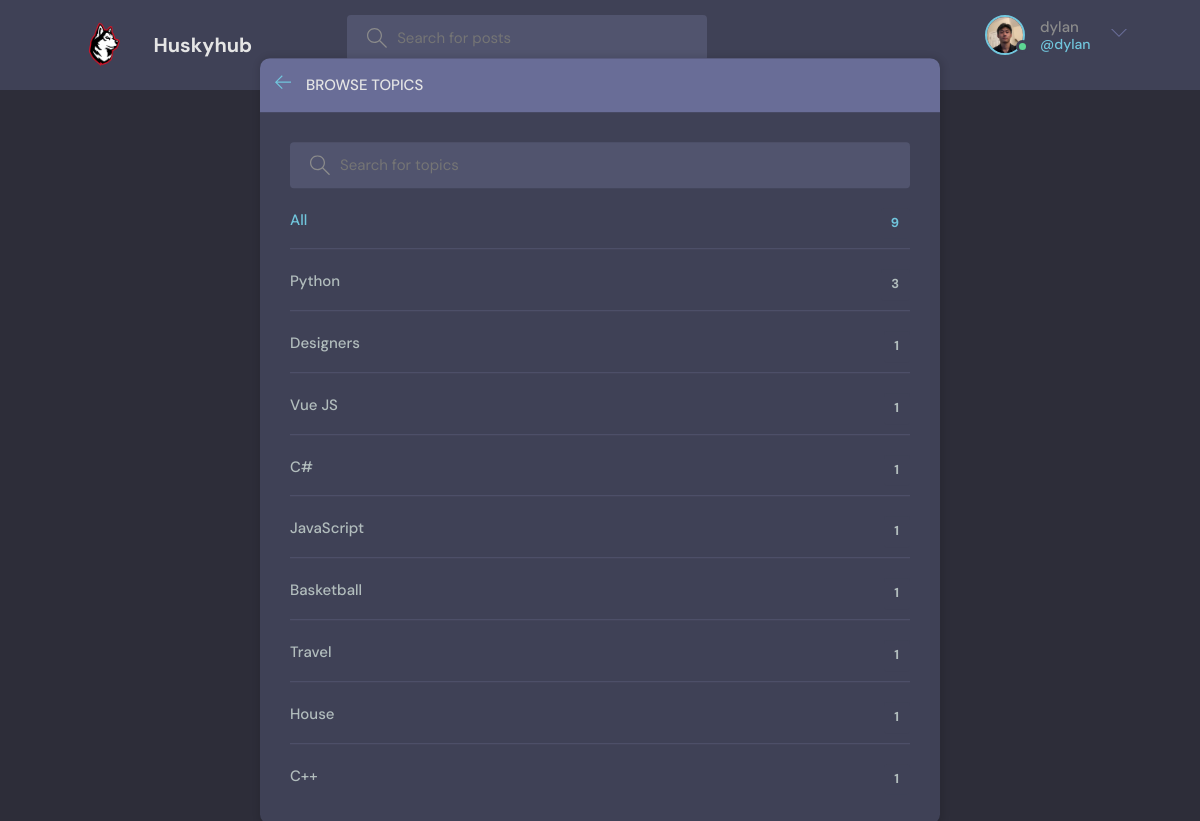
Screenshot of /topics/ (signed in) with the database file from the repository.
### base/models.py (models this page shows, shortened)
class User(AbstractUser):
    name = models.CharField(max_length=200, null=True)
    email = models.EmailField(unique=True, null=True)
    bio = models.TextField(null=True)
    avatar = models.ImageField(null=True, default="avatar.svg")
    USERNAME_FIELD = 'email'
    REQUIRED_FIELDS = ['username']

class Topic(models.Model):
    name = models.CharField(max_length=200)

### base/views.py (the view)
# urls.py: path('topics/', views.topicsPage, name="topics"),
def topicsPage(request):
    q = request.GET.get('q') if request.GET.get('q') != None else ''
    topics = Topic.objects.filter(name__icontains=q)
    return render(request, 'base/topics.html', {'topics': topics})

### base/templates/base/topics.html (shortened to what this page needs)
{% extends 'main.html' %}
{% block content %}
<main class="create-room layout">
  <div class="container">
    <div class="layout__box">
      <div class="layout__boxHeader">
        <div class="layout__boxTitle">
          <a href="{% url 'home' %}">
            <svg version="1.1" xmlns="http://www.w3.org/2000/svg" width="32" height="32" viewBox="0 0 32 32">
              <title>arrow-left</title>
              <path
                d="M13.723 2.286l-13.723 13.714 13.719 13.714 1.616-1.611-10.96-10.96h27.625v-2.286h-27.625l10.965-10.965-1.616-1.607z">
              </path>
            </svg>
          </a>
          <h3>Browse Topics</h3>
        </div>
      </div>
      <div class="topics-page layout__body">
        <form action="" method="GET" class="header__search">
          <label>
            <input name="q" placeholder="Search for topics" />
          </label>
        </form>
        <ul class="topics__list">
          <li>
            <a href="{% url 'topics' %}" class="active">All <span>{{topics.count}}</span></a>
          </li>
          {% for topic in topics %}
          <li>
            <a href="{% url 'home' %}?q={{topic.name}}">{{ topic.name }} <span>{{topic.room_set.all.count}}</span></a>
          </li>
          {% endfor %}
        </ul>
      </div>
    </div>
  </div>
</main>
{% endblock content %}

### templates/navbar.html (shortened to what this page needs)
{% load static %}
<header class="header header--loggedIn">
    <div class="container">
        <a href="{% url 'home' %}" class="header__logo">
            <img src="{% static 'images/logo_husky.ico' %}"/>
            <h1>Huskyhub</h1>
        </a>
        <form class="header__search" method="GET" action="{% url 'home' %}">
            <label>
                <input name="q" placeholder="Search for posts" />
            </label>
        </form>
        <nav class="header__menu">
            {% if request.user.is_authenticated %}
            <div class="header__user">
                <a href="{% url 'update-user' %}">
                    <div class="avatar avatar--medium active">
                        <img src="{{request.user.avatar.url}}" />
                    </div>
                    <p>{{request.user.username}} <span>@{{request.user.username}}</span></p>
                </a>
                <button class="dropdown-button">
                    <svg version="1.1" xmlns="http://www.w3.org/2000/svg" width="32" height="32" viewBox="0 0 32 32">
                        <title>chevron-down</title>
                        <path d="M16 21l-13-13h-3l16 16 16-16h-3l-13 13z"></path>
                    </svg>
                </button>
            </div>
            {% else %}
            <a href="{% url 'login' %}">
                <img src="{% static 'images/avatar.svg' %}" />
                <p>Login</p>
            </a>
            {% endif %}
        </nav>
    </div>
</header>

### static/styles/style.css (style rules this page uses)
:root { --color-main: #71c6dd; --color-main-light: #e1f6fb; --color-dark: #3f4156; --color-dark-medium: #51546e; --color-dark-light: #696d97; --color-light: #e5e5e5; --color-gray: #8b8b8b; --color-light-gray: #b2bdbd; --color-bg: #2d2d39; --color-success: #5dd693; --color-error: #fc4b0b; }
* { font-family: "DM Sans", -apple-system, BlinkMacSystemFont, "Segoe UI", Roboto, Oxygen, Ubuntu, Cantarell, "Open Sans", "Helvetica Neue", sans-serif; margin: 0; padding: 0; box-sizing: border-box; text-rendering: optimizeLegibility; font-size: inherit; }
html { font-size: 56.25%; }
@media only screen and (min-width: 1200px) { html { font-size: 62.5%; } }
body { line-height: 1.6; font-weight: 400; font-size: 1.5rem; color: var(--color-light-gray); background-color: var(--color-bg); min-height: 100vh; }
img { width: 100%; }
a { display: inline-block; color: var(--color-main); text-decoration: none; }
.container { max-width: 120rem; width: 90%; margin: auto; }
.avatar { position: relative; display: inline-block; border-radius: 50%; border: 2px solid var(--color-main); }
.avatar img { display: block; border-radius: 50%; object-fit: cover; object-position: center; }
.avatar::after { content: ""; display: block; position: absolute; background-color: var(--color-gray); z-index: 111; border-radius: 50%; border: 0.3rem solid var(--color-dark); }
.avatar.active::after { background-color: var(--color-success); }
.avatar.avatar--medium img { width: 3.6rem; height: 3.6rem; border-radius: 50%; }
.avatar.avatar--medium:after { width: 0.7rem; height: 0.7rem; bottom: 0px; right: -6px; }
.header { padding: 1.5rem; background-color: var(--color-dark); }
.header > .container { display: flex; gap: 9.5rem; }
.header__logo, .header__user { display: flex; gap: 2rem; align-items: center; }
.header__logo > img { height: 6rem; width: 6rem; }
.header__logo > h1 { font-weight: 700; font-size: 2rem; color: var(--color-light); }
.header__search > label { background-color: var(--color-dark-medium); padding: 1.3rem 1rem; display: flex; align-items: center; gap: 1rem; border-radius: 4px; }
.header__search svg { fill: var(--color-gray); width: 2rem; height: 2rem; margin-left: 1rem; }
.header__search input { width: 30rem; background: transparent; border: none; outline: none; color: var(--color-light); }
.header__menu { margin-left: auto; position: relative; }
.header__menu a { display: flex; gap: 1.5rem; align-items: center; font-weight: 500; text-decoration: none; color: var(--color-gray); }
.header__menu img { height: 3.6rem; }
.header__menu p { line-height: 1.2; }
.header__menu span { color: var(--color-main); font-weight: 500; font-size: 1.4rem; display: block; }
.header__menu svg { width: 1.6rem; height: 1.6rem; fill: var(--color-dark-light); }
.dropdown-button { background: transparent; border: 0; outline: 0; cursor: pointer; }
.layout { margin-top: 2.4rem; }
.layout > .container { display: flex; justify-content: space-between; align-items: flex-start; }
.layout__box { width: 90%; max-width: 48rem; min-height: 40rem; position: absolute; top: 50%; left: 50%; transform: translate(-50%, -46%); background-color: var(--color-dark); border-radius: 1rem; box-shadow: 1px 1px 6px 3px rgba(0, 0, 0, 0.1); overflow: hidden; }
.layout__boxHeader { display: flex; padding: 1.5rem; background-color: var(--color-dark-light); }
.layout__boxTitle { display: flex; gap: 1.5rem; align-items: center; }
.layout__boxTitle h3 { text-transform: uppercase; font-weight: 500; color: var(--color-light); }
.layout__boxTitle svg { width: 1.6rem; height: 1.6rem; fill: var(--color-main); }
.layout__body { margin: 3rem; }
.topics__list { list-style: none; }
.topics__list li a { display: flex; justify-content: space-between; margin-bottom: 3rem; font-weight: 500; color: var(--color-light-gray); transition: all 0.3s ease-in-out; }
.topics__list li a.active, .topics__list li a:hover { color: var(--color-main); }
.topics__list li a span { padding: 0.5rem 1rem; background-color: var(--color-dark); border-radius: 3px; font-size: 1.3rem; font-weight: 700; letter-spacing: 1px; }
.topics-page .topics__list li:not(:last-child) a { margin: 2rem 0; padding-bottom: 1rem; text-decoration: none; border-bottom: 1px solid var(--color-dark-medium); }
.topics-page .header__search { display: block; }
.create-room.layout .layout__box { max-width: 68rem; }

### rows the page displays
User: user.avatar (picture), user.username "dylan"
Topic: name "Python", room_set.all.count "3"
Topic: name "Designers", room_set.all.count "1"
Topic: name "Vue JS", room_set.all.count "1"
Topic: name "C#", room_set.all.count "1"
Topic: name "JavaScript", room_set.all.count "1"
Topic: name "Basketball", room_set.all.count "1"
Topic: name "Travel", room_set.all.count "1"
Topic: name "House", room_set.all.count "1"
Topic: name "C++", room_set.all.count "1"

### other values shown
{{ topics.count }} "9"
